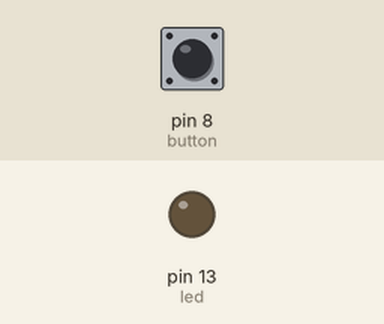
Bench run of a sketch on a simulated Arduino Uno, built with avr-gcc and run on an emulated ATmega328P. Parts: output pins drawn as LEDs (lit = HIGH). The inputs (shaded band) are chosen by the test bench; at power-on: pin 8 (button) HIGH.

Above: at 1.2 s.
1.3 s: pin 8 (button) pulled LOW for 0.15 s
At 2.3 s:
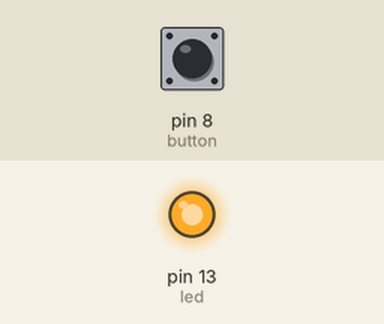
2.9 s: pin 8 (button) pulled LOW for 1 s
At 3.5 s:
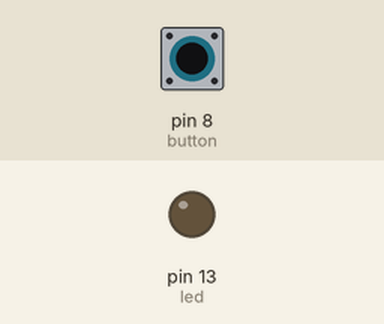
5.4 s: pin 8 (button) pulled LOW for 3.2 s
At 6.6 s:
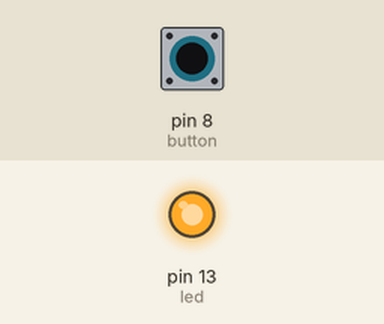
Timing chart, 0 to 8.4 s (numbered marks = the images above; inputs shaded):
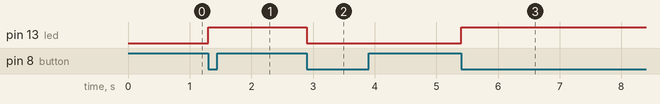

The sketch:

task_1_0_3.ino
```cpp
#include <Arduino.h>
int led = LED_BUILTIN;
int led_state =0;
int button = 8;
int button_state =0;
int button_last =0;
int debounce = 50;

void setup()
{
  pinMode(LED_BUILTIN,OUTPUT);
  pinMode(button, INPUT);
}
void loop()
{
  button_state = digitalRead(button);
  if (button_state==0 && button_last==1)
  {
    led_state=!led_state;
    digitalWrite(led,led_state);

  }
  button_last = button_state;
  delay(debounce);

}
```

Measured:
- after the input at 1.3 s, pin 13 (led): LOW → HIGH at once
- after the input at 2.9 s, pin 13 (led): HIGH → LOW at once
- after the input at 5.4 s, pin 13 (led): LOW → HIGH at once
